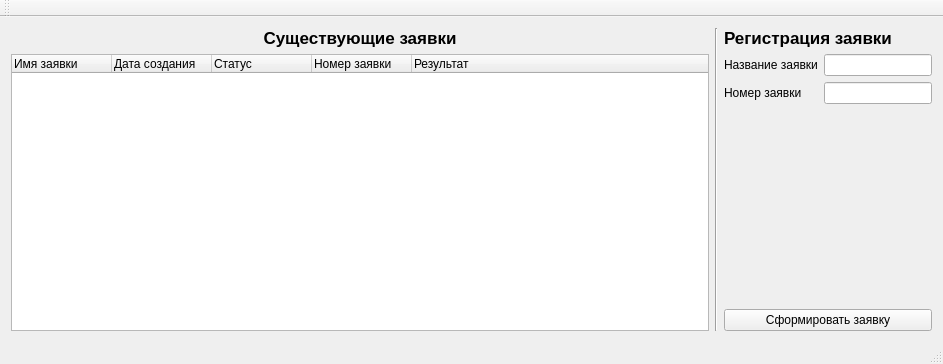
<?xml version="1.0" encoding="UTF-8"?>
<ui version="4.0">
 <class>FibonacciOrdersClass</class>
 <widget class="QMainWindow" name="FibonacciOrdersClass">
  <property name="geometry">
   <rect>
    <x>0</x>
    <y>0</y>
    <width>943</width>
    <height>364</height>
   </rect>
  </property>
  <property name="windowTitle">
   <string>FibonacciOrders</string>
  </property>
  <widget class="QWidget" name="centralWidget">
   <layout class="QHBoxLayout" name="horizontalLayout_4">
    <item>
     <layout class="QVBoxLayout" name="verticalLayout">
      <item>
       <widget class="QLabel" name="label">
        <property name="font">
         <font>
          <pointsize>13</pointsize>
          <weight>75</weight>
          <bold>true</bold>
         </font>
        </property>
        <property name="text">
         <string>Существующие заявки</string>
        </property>
        <property name="alignment">
         <set>Qt::AlignCenter</set>
        </property>
       </widget>
      </item>
      <item>
       <widget class="QTreeWidget" name="treeWidget">
        <column>
         <property name="text">
          <string>Имя заявки</string>
         </property>
        </column>
        <column>
         <property name="text">
          <string>Дата создания</string>
         </property>
        </column>
        <column>
         <property name="text">
          <string>Статус</string>
         </property>
        </column>
        <column>
         <property name="text">
          <string>Номер заявки</string>
         </property>
        </column>
        <column>
         <property name="text">
          <string>Результат</string>
         </property>
        </column>
       </widget>
      </item>
     </layout>
    </item>
    <item>
     <layout class="QHBoxLayout" name="horizontalLayout_3">
      <item>
       <widget class="Line" name="line">
        <property name="orientation">
         <enum>Qt::Vertical</enum>
        </property>
       </widget>
      </item>
     </layout>
    </item>
    <item>
     <layout class="QVBoxLayout" name="verticalLayout_2">
      <item>
       <widget class="QLabel" name="label_4">
        <property name="font">
         <font>
          <pointsize>13</pointsize>
          <weight>75</weight>
          <bold>true</bold>
         </font>
        </property>
        <property name="text">
         <string>Регистрация заявки</string>
        </property>
       </widget>
      </item>
      <item>
       <layout class="QHBoxLayout" name="horizontalLayout">
        <item>
         <widget class="QLabel" name="label_2">
          <property name="text">
           <string>Название заявки</string>
          </property>
         </widget>
        </item>
        <item>
         <widget class="QLineEdit" name="lineEditName">
          <property name="sizePolicy">
           <sizepolicy hsizetype="Fixed" vsizetype="Fixed">
            <horstretch>0</horstretch>
            <verstretch>0</verstretch>
           </sizepolicy>
          </property>
         </widget>
        </item>
       </layout>
      </item>
      <item>
       <layout class="QHBoxLayout" name="horizontalLayout_2">
        <item>
         <widget class="QLabel" name="label_3">
          <property name="text">
           <string>Номер заявки</string>
          </property>
         </widget>
        </item>
        <item>
         <widget class="QLineEdit" name="lineEditNumber">
          <property name="sizePolicy">
           <sizepolicy hsizetype="Fixed" vsizetype="Fixed">
            <horstretch>0</horstretch>
            <verstretch>0</verstretch>
           </sizepolicy>
          </property>
         </widget>
        </item>
       </layout>
      </item>
      <item>
       <spacer name="verticalSpacer">
        <property name="orientation">
         <enum>Qt::Vertical</enum>
        </property>
        <property name="sizeHint" stdset="0">
         <size>
          <width>20</width>
          <height>40</height>
         </size>
        </property>
       </spacer>
      </item>
      <item>
       <widget class="QPushButton" name="pushButton">
        <property name="text">
         <string>Сформировать заявку</string>
        </property>
       </widget>
      </item>
     </layout>
    </item>
   </layout>
  </widget>
  <widget class="QMenuBar" name="menuBar">
   <property name="geometry">
    <rect>
     <x>0</x>
     <y>0</y>
     <width>943</width>
     <height>21</height>
    </rect>
   </property>
  </widget>
  <widget class="QToolBar" name="mainToolBar">
   <attribute name="toolBarArea">
    <enum>TopToolBarArea</enum>
   </attribute>
   <attribute name="toolBarBreak">
    <bool>false</bool>
   </attribute>
  </widget>
  <widget class="QStatusBar" name="statusBar"/>
 </widget>
 <layoutdefault spacing="6" margin="11"/>
 <resources>
  <include location="FibonacciOrders.qrc"/>
 </resources>
 <connections/>
</ui>
